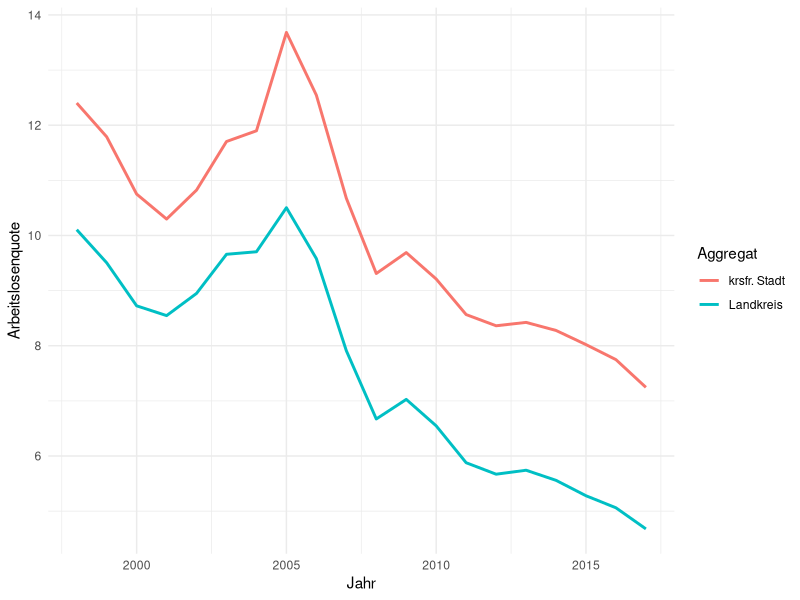

This chart was generated by the following R code:
## ---- chunk 1
knitr::opts_chunk$set(message=FALSE,warning=FALSE, cache=TRUE)
## ---- chunk 2
library(tidyverse)

# Laden der Daten
Arbeitslosenquote <- 
  readxl::read_xls('daten_beispiele/Arbeitslosenquote.xls',
                         skip = 1) %>% 
  rename('Kennziffer' = '...1',
         'Raumeinheit' = '...2',
         'Aggregat' = '...3') %>% 
  pivot_longer(!c(Kennziffer, Raumeinheit, Aggregat), 
               names_to = 'Jahr', 
               values_to = 'Arbeitslosenquote') %>% 
  mutate(Jahr = as.integer(Jahr)) 
## ---- chunk 3
Arbeitslosenquote_1 <- filter(Arbeitslosenquote, Aggregat == "krsfr. Stadt")
Arbeitslosenquote_2 <- filter(Arbeitslosenquote_1, Jahr == max(Jahr))
Arbeitslosenquote_3 <- top_n(Arbeitslosenquote_2, 5)
Arbeitslosenquote_4 <- arrange(Arbeitslosenquote_3, desc(Arbeitslosenquote))
Arbeitslosenquote_4

## ---- chunk 4
Arbeitslosenquote %>% 
  filter(Aggregat == "krsfr. Stadt",
         Jahr == max(Jahr)) %>% 
  top_n(5) %>% 
  arrange(desc(Arbeitslosenquote))
## ---- chunk 5
# Filtern nach Aggregat und Arbeitslosenquote
Arbeitslosenquote %>% 
  filter(Aggregat == "Landkreis",
         Arbeitslosenquote > 10)

## ---- chunk 6
Arbeitslosenquote %>% 
  select(Raumeinheit, Jahr, Arbeitslosenquote)
## ---- chunk 7
Arbeitslosenquote %>% 
  select(Raumeinheit, Jahr, Arbeitslosenquote) %>% 
  filter(Jahr == "2007") %>% 
  mutate(Abweichung = Arbeitslosenquote - mean(Arbeitslosenquote))
## ---- chunk 8
Arbeitslosenquote %>% 
  select(-Kennziffer) %>% 
  filter(Jahr == "1998") %>% 
  group_by(Aggregat) %>% 
  mutate(Quote_Aggr = mean(Arbeitslosenquote)) %>% 
  ungroup()
## ---- chunk 9
Arbeitslosenquote %>% 
  select(-Kennziffer) %>% 
  filter(Jahr == "1998") %>% 
  group_by(Aggregat) %>% 
  summarise(Quote_Aggr = mean(Arbeitslosenquote)) %>% 
  ungroup()
## ---- chunk 10
Arbeitslosenquote %>% 
  select(-Kennziffer) %>% 
  filter(Jahr == max(Jahr)) %>% 
  arrange(Arbeitslosenquote)
## ---- chunk 11
Arbeitslosenquote %>% 
  group_by(Aggregat, Jahr) %>% 
  summarise(Arbeitslosenquote = mean(Arbeitslosenquote)) %>% 
  ggplot(aes(x = Jahr, 
             y = Arbeitslosenquote, 
             group = Aggregat, 
             col = Aggregat)) +
  geom_line(size = 1.0) +
  theme_minimal()
  
